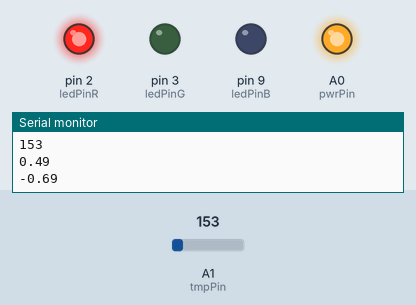
This sketch was run on a simulated Arduino Uno, built with avr-gcc and run on an emulated ATmega328P. Parts: output pins drawn as LEDs (lit = HIGH), the last lines printed to the serial monitor. Dashed ring = blinking. The inputs (shaded band) are chosen by the test bench; at power-on: A1 (tmpPin) = 153.

Above: at 11.2 s.
11.3 s: A1 (tmpPin) set to 177
17.7 s: A1 (tmpPin) set to 199
23.5 s: A1 (tmpPin) set to 114
At 25.2 s:
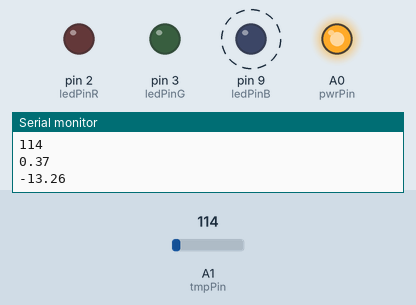
29.9 s: A1 (tmpPin) set to 133
At 30.8 s:
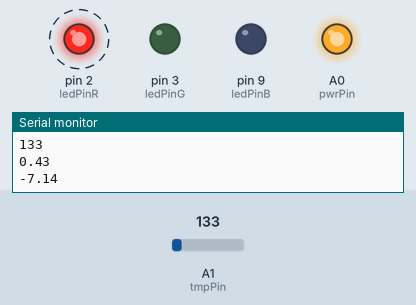
33.7 s: A1 (tmpPin) set to 191
At 37.38 s:
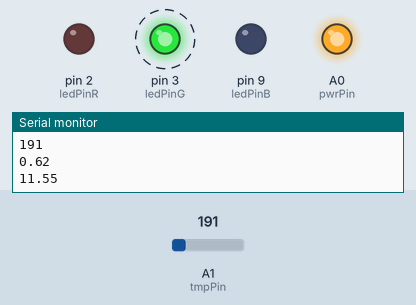
Timing chart, 0 to 38.2 s (numbered marks = the images above; inputs shaded):
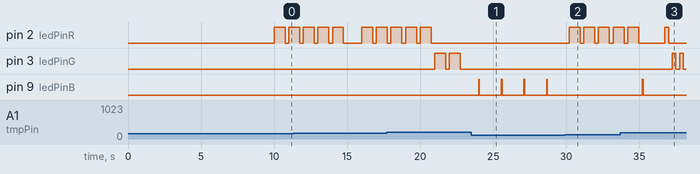

The sketch:

tempduinoTMP36.ino
```cpp
/*********************************************************************
Author: Rogue@HAL13
Version: .15720

Description: pseudo-morse code signalling of TMP36 reading via LEDs
Digits are represented by brieves and longues according to their value
1-5 use brieves and 6-0 use longues. Inference is used to speed up signalling
for example 2(..___) is abridged '..'; 7(__...) is abridged '__'.
Includes support for thresholds and rounding indication.
*********************************************************************/

const float aVin = 3.3; // Voltage fed in the TMP36 in volts
const float tempFlag = 25.0; // temp in Celsius to flag if exceeded

int sReading; // variable to hold the sensor reading
float vReading; // variable to hold the above value as voltage
float tReading; // variable to hold the computed temperature

const int pwrPin = A0; // A0 as power pin to simplify wiring
const int tmpPin = A1; // pin with TMP36 attached
const int ledPinR = 2; // pin with R LED attached for 1st digit
const int ledPinG = 3; // pin with G LED attached for 2nd digit
const int ledPinB = 9; // pin with GB LED attached as indicator
const int ledPins [ ] = {ledPinR,ledPinG,ledPinB}; // array of all LED pins
const int ledCount = 3; // variable to hold LED pins count
int ledUsed; // variable to hold LED currently handled

const int pulse = 50; // duration for pulse signals
const int brieve = 250; // duration for brieve signals
const int longue = 750; // duration for long signals
const int pause = 250; // duration of pauses (blink)
const int wait = 1000; // duration for wait before next cycle
int duration = 250; // variable to hold duration of signals

void setup() {
  // start serial at 115200 bauds for debugging
  serialInit();
  // turn on power pin for sensor
  pinMode(pwrPin, OUTPUT); digitalWrite(pwrPin, HIGH);
  // initialize LED pins as output
  for (int ledUsed = 0; ledUsed < ledCount; ledUsed++)  {
    pinMode(ledPins[ledUsed], OUTPUT); digitalWrite(ledUsed, LOW);
  }
  // initialize sensor
  sReading=analogRead(tmpPin); // initial reading (discarded)
  delay(10000); //wait on startup to allow circuit to settle
}

void blink(int ledUsed, int duration) { // function to define blinking
  digitalWrite(ledUsed, HIGH); delay(duration); // ON for specified duration
  digitalWrite(ledUsed, LOW); delay(pause); // OFF then specified pause
}

void loop() {
  int i; // variable for iterations
  
  // sensor reading and conversion to celsius
  sReading=analogRead(tmpPin); // sensor reading (0-1023) to convert as below
  vReading=sReading*(aVin/1024.0); // 1024 steps (but float so 1024.0!), aVin is max
  tReading=25+((vReading-0.75)*100); // calib 0.75V at 25C, linear 0.01V per Celsius
  printValues(sReading,vReading,tReading); // calling support function for debugging

  // extracting digits from temp value for encoding
  int degreeC = round(tReading); // rounding T reading into an integer
  int secondDigit = (int)degreeC % 10; // extract 2nd digit
  int firstDigit = ((int)degreeC-secondDigit)/10; // extract 1st digit

  // display first digit via R LED
  if (firstDigit == 0) { // special case of 0
    for (i = 1; i <= 5; i++) { // flashing longue 5 times
      blink(ledPinR, longue);
    }
  }
  else {
    if (firstDigit <= 5) { // low digits
      for (i = 1; i <= firstDigit; i++) {
        blink(ledPinR,brieve); // flashing brieves
      }
    }
    else {
      for (i = 1; i <= firstDigit-5; i++) { // high digits
        blink(ledPinR,longue); // flashing longues
      }
    }
  }

  // display second digit via G LED
  if (secondDigit == 0) { // special case of 0
    for (i = 1; i <= 5; i++) { // flashing longue 5 times
      blink(ledPinG, longue);
    }
  }
  else {
    if (secondDigit <= 5) { // low digits
      for (i = 1; i <= secondDigit; i++) {
        blink(ledPinG,brieve); // flashing brieves
      }
    }
    else {
      for (i = 1; i <= secondDigit-5; i++) { // high digits
        blink(ledPinG,longue); // flashing longues
      }
    }
  }

  // check thresholds and react via B LED
  if (degreeC > tReading) { // checking if T was rounded up
    blink(ledPinB, pulse); // flashing pulse 1 time
    delay(pause);
  }
  if (tReading > tempFlag) { // checking if T threshold exceeded
    for (i = 1; i <= 2; i++) // flashing pulse 2 times
  blink(ledPinB, pulse);
  delay(pause);
  }

  // wait to start again
  delay(wait);
}

// support functions follow

void serialInit() {
  Serial.begin(115200);
  Serial.println("TMP36 TEST PROGRAM ");
  Serial.println();
  Serial.println("T(C)");
}

void printValues(int s, float v, float t){
  Serial.println(s);
  Serial.println(v);
  Serial.println(t);
}
```

Measured:
- after the input at 23.5 s, pin 2 (ledPinR), pin 3 (ledPinG): stops changing and stays LOW; pin 9 (ledPinB): alternates HIGH for 0.05 s and LOW for 1.5 s, starting after 0.50 s
- after the input at 29.9 s, pin 2 (ledPinR): alternates HIGH for 0.75 s and LOW for 0.25 s, starting after 0.31 s; pin 9 (ledPinB): stops changing and stays LOW
- after the input at 33.7 s, pin 3 (ledPinG): alternates HIGH for 0.25 s and LOW for 0.25 s, starting after 3.6 s
